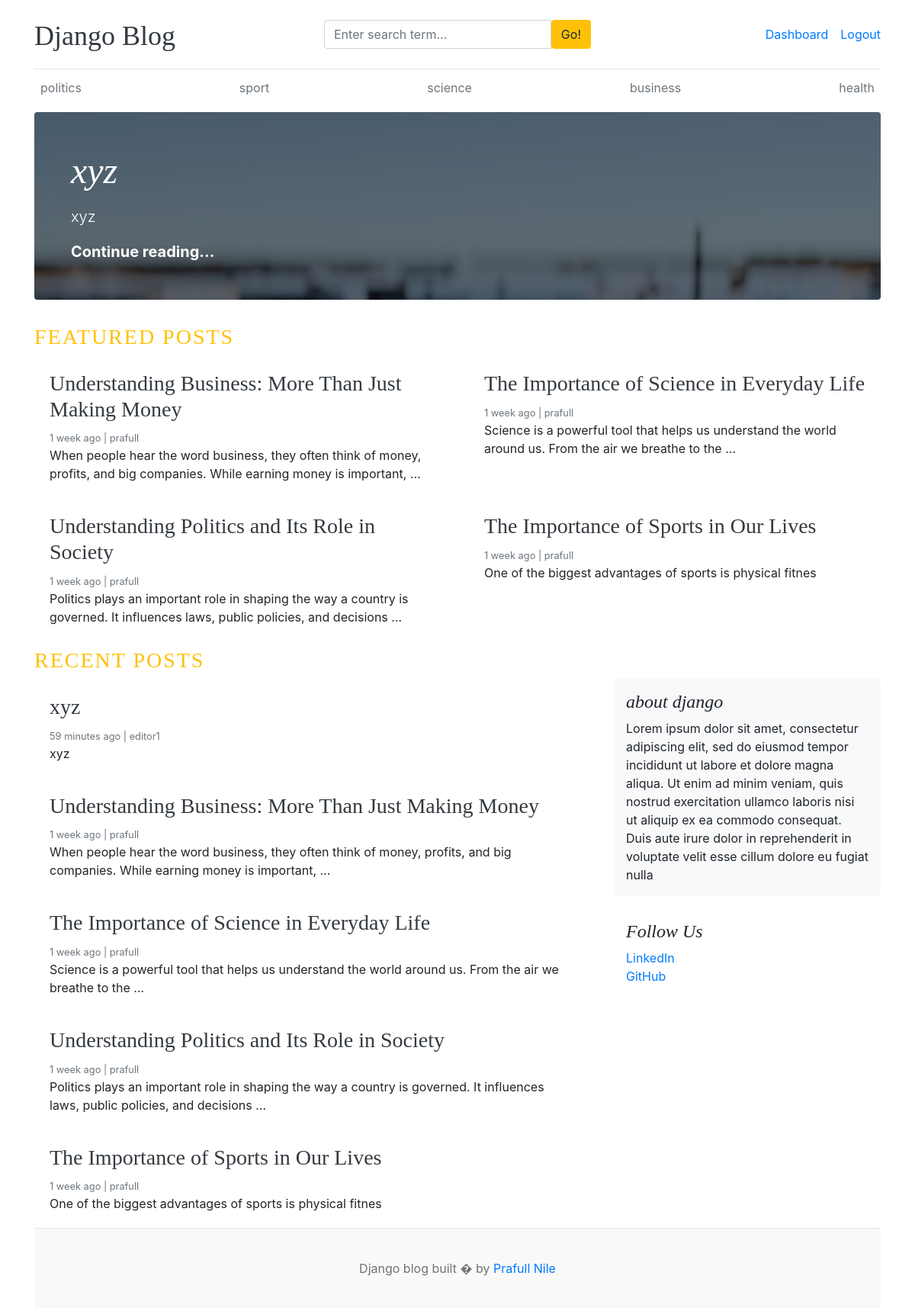
The app's page / (signed in) with its own data.
### blog/models.py (models this page shows, shortened)
class category(models.Model):
    category_name=models.CharField(max_length=100)
    created_at=models.DateTimeField(auto_now_add=True)
    updated_at=models.DateTimeField(auto_now=True)
    class Meta:
        verbose_name_plural = "Categories"

class blog(models.Model):
    title=models.CharField(max_length=100)
    slug=models.SlugField(max_length=100)
    category=models.ForeignKey(category,on_delete=models.CASCADE)
    author=models.ForeignKey(User,on_delete=models.CASCADE)
    featured_image=models.ImageField(upload_to='uploads/%Y/%m/%d')
    short_description=models.TextField(max_length=500)
    blog_boy=models.TextField(max_length=2000)
    status=models.CharField(max_length=20, choices= STATUS_CHOICES,default='Draft')
    is_featured=models.BooleanField(default=False)
    created_at=models.DateTimeField(auto_now_add=True)
    updated_at=models.DateTimeField(auto_now_add=True)

### extra/models.py (models this page shows, shortened)
class About(models.Model):
    about_heading= models.CharField(max_length=100)
    about_description = models.TextField(max_length=500)
    created_at = models.DateTimeField(auto_now_add=True)
    updated_at = models.DateTimeField(auto_now=True)
    class Meta:
        verbose_name_plural = "About"

class SocialLink(models.Model):
    platform= models.CharField(max_length=100)
    link= models.URLField(max_length=100)
    created_at = models.DateTimeField(auto_now_add=True)
    updated_at = models.DateTimeField(auto_now=True)

### blog_main/views.py (the view)
# urls.py: 2. Add a URL to urlpatterns:  path('', views.home, name='home')
def home(request):
    featured_post=blog.objects.filter(is_featured=True,status='Published').order_by('-updated_at')
    post=blog.objects.filter(is_featured=False,status='Published').order_by('-updated_at')
    try:
        about=About.objects.get()
    except:
        about=None
    context={
        'featured_post':featured_post,
        'post':post,
        'about':about,
    }
    return render(request, 'home.html',context)

### blog/context_processors.py (called while the page is built)
def get_categories(request):
    categories = category.objects.all()
    return dict(categories=categories)

def get_social_links(request):
    social_links = SocialLink.objects.all()
    return dict(social_links=social_links)

### templates/home.html
{% extends 'base.html' %}
{% block content %}
{% for post in featured_post%}
      {% if forloop.first %}
<div class="jumbotron p-3 p-md-5 text-white rounded bg-dark" style="background-image: url('{{ post.featured_image.url }}');background-blend-mode: overlay;background-size:cover;">
    <div class="col-md-8 px-0">
      <h1 class="display-4 font-italic">{{ post.title }}</h1>
      <p class="lead my-3">{{ post.short_description }}</p>
      <p class="lead mb-0"><a href="{% url 'blogs' post.slug %}" class="text-white font-weight-bold">Continue reading...</a></p>
    </div>
  </div>
      {% endif %}
      {% endfor %}
      <h3 class="text-uppercase text-warning" style="letter-spacing:2px;">Featured Posts</h3>
  <div class="row mb-2">
    {% for post in featured_post %}
    {% if not forloop.first%}
    <div class="col-md-6">
      <div class="card border-0" >
        <div class="card-body">
          <h3><a href="{% url 'blogs' post.slug %}" class="text-dark"> {{post.title}}</a></h3>
          <small class="mb-1 text-muted">{{ post.created_at | timesince }} ago | {{post.author}}</small>
          <p class="card-text">{{post.short_description | truncatewords:20 }}</p>
        </div>
      </div>
    </div>
    {% endif %}
    {% endfor %}
  </div>
      <h3 class="text-uppercase text-warning" style="letter-spacing:2px;">Recent Posts</h3>
  <main role="main" class="container p-0">
    <div class="row">
      <div class="col-md-8 blog-main">
{% for post in featured_post %}
        <div class="card border-0" >
        <div class="card-body">
          <h3><a href="{% url 'blogs' post.slug %}" class="text-dark">{{post.title}}</a>  </h3>
          <small class="mb-1 text-muted">{{ post.created_at | timesince }} ago | {{post.author}}</small>
          <p class="card-text">{{post.short_description | truncatewords:20}}</p>
        </div>
      </div>
{% endfor %}
      </div>
      <aside class="col-md-4 blog-sidebar">
        <div class="p-3 mb-3 bg-light rounded">
          <h4 class="font-italic">{{ about.about_heading}}</h4>
          <p class="mb-0">{{ about.about_description }}</p>
        </div>
        {% if social_links %}
        <div class="p-3">
          <h4 class="font-italic">Follow Us</h4>
          <ol class="list-unstyled">
              {% for i in social_links %}
            <li><a href="{{i.link}}" target="_blank">{{i.platform}}</a></li>
            {%endfor%}
          </ol>
        </div>
          {% endif%}
      </aside>
    </div>
  </main>
{% endblock %}

### templates/base.html (shortened to what this page needs)
{% load static %}
<!DOCTYPE html>
<html lang="en">
<head>
    <link href="https://getbootstrap.com/docs/4.0/dist/css/bootstrap.min.css" rel="stylesheet">
    <link href="{% static 'css/blog.css' %}" rel="stylesheet">
    <link rel="stylesheet" href="https://cdnjs.cloudflare.com/ajax/libs/font-awesome/4.7.0/css/font-awesome.min.css">
</head>
    <body class="container">
      <header class="blog-header py-3">
        <div class="row flex-nowrap justify-content-between align-items-center">
          <div class="col-4 pt-1">
            <a class="blog-header-logo text-dark" href="/">Django Blog</a>
          </div>
            <div class="col-4">
                <form action="{% url 'search' %}" method="GET" >
                    <div class="input-group">
                        <input class="form-control" name="keyword" type="text" placeholder="Enter search term..." aria-label="Enter search term..." aria-describedby="button-search" />
                        <button type="submit" class="btn btn-warning" id="button-search" >Go!</button>
                    </div>
                </form>
            </div>
          <div class="col-4 d-flex justify-content-end align-items-center">
              {% if not user.is_authenticated %}
            <a class="btn btn-sm btn-warning" href="{% url 'login'%}">Login</a> &nbsp;
            <a class="btn btn-sm btn-outline-secondary" href="{% url 'register' %}">Register</a>
              {% else %}
              <span><a href="{%  url 'dashboard' %}">Dashboard</a></span>
              <span><a href="{% url 'logout'%}">Logout</a></span>
              {% endif%}
          </div>
        </div>
      </header>
      <div class="nav-scroller py-1 mb-2">
        <nav class="nav d-flex justify-content-between">
          {% for cat in categories %}
          <a class="p-2 text-muted" href="{% url 'posts_by_category' cat.id %}">{{cat.category_name}}</a>
          {% endfor %}
        </nav>
      </div>
{% block content %}
{% endblock %}
        <footer class="blog-footer">
  <p>Django blog built  � by <a href="#">Prafull Nile</a></p>
</footer>
    </body>
</html>

### blog_main/static/css/blog.css (style rules this page uses)
.blog-header { border-bottom: 1px solid #e5e5e5; }
.blog-header-logo { font-family: "Playfair Display", Georgia, "Times New Roman", serif; font-size: 2.25rem; }
h1, h2, h3, h4, h5, h6 { font-family: "Playfair Display", Georgia, "Times New Roman", serif; }
.display-4 { font-size: 2.5rem; }
@media (min-width: 768px) { .display-4 { font-size: 3rem; } }
.blog-footer { padding: 2.5rem 0; color: #727272; text-align: center; background-color: #f9f9f9; border-top: .05rem solid #e5e5e5; }
.blog-footer p:last-child { margin-bottom: 0; }

### records on screen
category: category_name "politics"
category: category_name "sport"
category: category_name "science"
category: category_name "business"
category: category_name "health"
blog: featured_image (picture), title "xyz", short_description "xyz", created_at "59 minutes", author "editor1"
blog: title "Understanding Business: More Than Just Making Money", created_at "1 week", author "prafull", short_description "When people hear the word business, they often think of money, profits, and big companies. While earning money is important, …"
blog: title "The Importance of Science in Everyday Life", created_at "1 week", author "prafull", short_description "Science is a powerful tool that helps us understand the world around us. From the air we breathe to the …"
blog: title "Understanding Politics and Its Role in Society", created_at "1 week", author "prafull", short_description "Politics plays an important role in shaping the way a country is governed. It influences laws, public policies, and decisions …"
blog: title "The Importance of Sports in Our Lives", created_at "1 week", author "prafull", short_description "One of the biggest advantages of sports is physical fitnes"
About: about_heading "about django", about_description "Lorem ipsum dolor sit amet, consectetur adipiscing elit, sed do eiusmod tempor incididunt ut labore et dolore magna aliqua. Ut enim ad minim veniam, quis nostrud exercitation ullamco laboris nisi ut aliquip ex ea commodo consequat. Duis aute irure dolor in reprehenderit in voluptate velit esse cillum dolore eu fugiat nulla"
SocialLink: platform "LinkedIn"
SocialLink: platform "GitHub"
